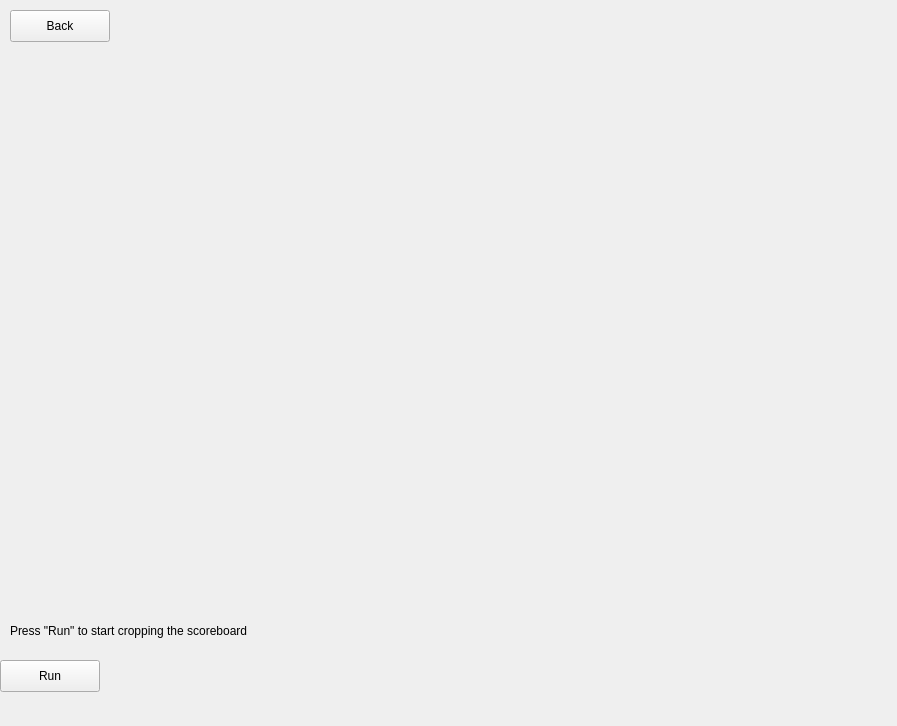
<?xml version="1.0" encoding="UTF-8"?>
<ui version="4.0">
 <class>CropScoreboardWidget</class>
 <widget class="QWidget" name="CropScoreboardWidget">
  <property name="geometry">
   <rect>
    <x>0</x>
    <y>0</y>
    <width>897</width>
    <height>726</height>
   </rect>
  </property>
  <property name="windowTitle">
   <string>Form</string>
  </property>
  <widget class="QPushButton" name="backButton">
   <property name="geometry">
    <rect>
     <x>10</x>
     <y>10</y>
     <width>100</width>
     <height>32</height>
    </rect>
   </property>
   <property name="text">
    <string>Back</string>
   </property>
  </widget>
  <widget class="QPushButton" name="runButton">
   <property name="geometry">
    <rect>
     <x>0</x>
     <y>660</y>
     <width>100</width>
     <height>32</height>
    </rect>
   </property>
   <property name="text">
    <string>Run</string>
   </property>
  </widget>
  <widget class="QLabel" name="uiTextLabel">
   <property name="geometry">
    <rect>
     <x>10</x>
     <y>610</y>
     <width>871</width>
     <height>41</height>
    </rect>
   </property>
   <property name="text">
    <string>Press &quot;Run&quot; to start cropping the scoreboard</string>
   </property>
  </widget>
  <widget class="QLabel" name="videoLabel">
   <property name="geometry">
    <rect>
     <x>10</x>
     <y>50</y>
     <width>861</width>
     <height>561</height>
    </rect>
   </property>
   <property name="text">
    <string/>
   </property>
  </widget>
 </widget>
 <resources/>
 <connections/>
</ui>
